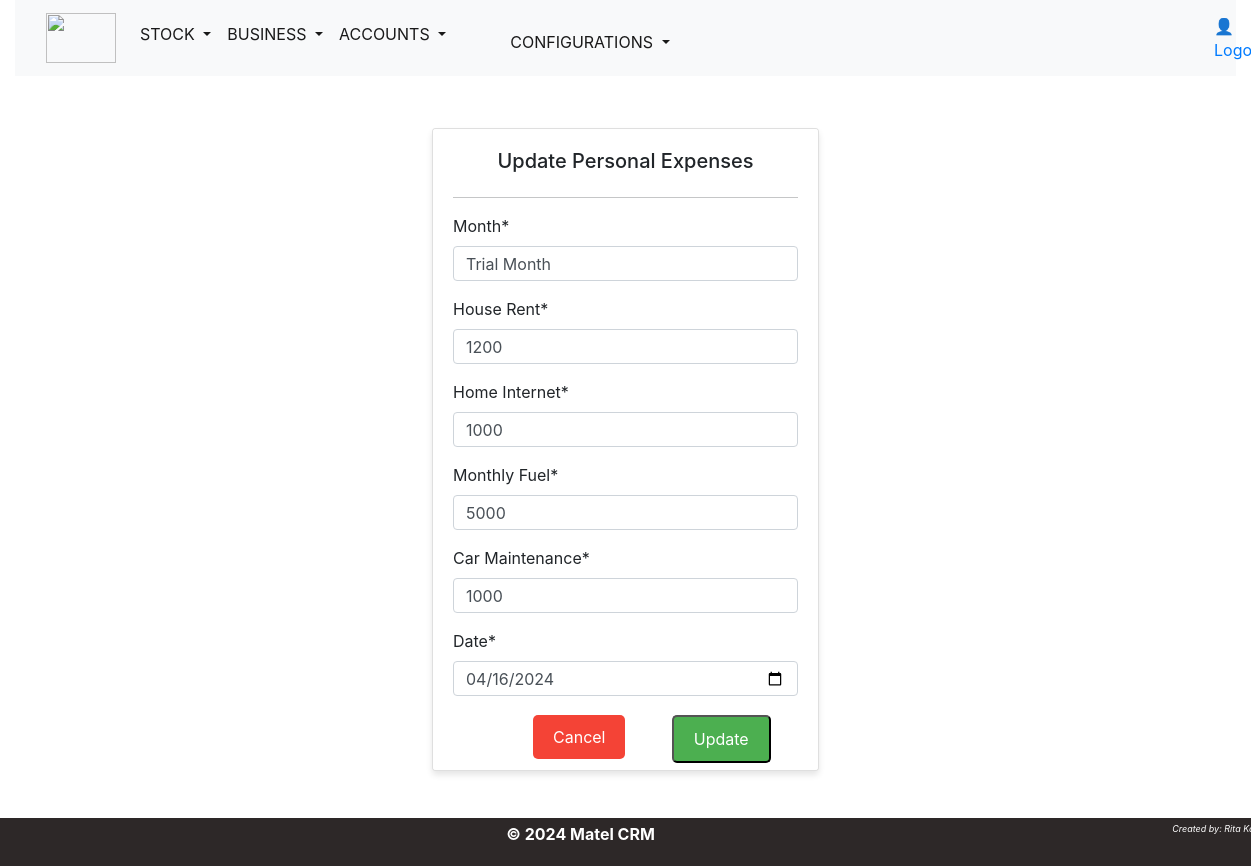
Page /updatepersonalexpense/4/ (signed in) on the committed database.
### matel/models.py (models this page shows, shortened)
class PersonalExpenses(models.Model):
    month=models.CharField(max_length=50)
    houserent=models.PositiveIntegerField(default=0)
    homeinternet=models.PositiveIntegerField(default=0)
    monthlyfuel=models.PositiveIntegerField(default=0)
    carmaintenance=models.PositiveIntegerField(default=0)
    date=models.DateField(default=timezone.now)
    totalcost=models.PositiveIntegerField(default='0')

### matel/views.py (the view)
# urls.py: path('updatepersonalexpense/<int:id>/',views.update_personalexpense, name='updatepersonalexpense'),
@login_required(login_url='auth_app:login')
def update_personalexpense(request,id):
    expenseslist=get_object_or_404(PersonalExpenses, id=id)
    if request.method == 'POST':
        form=UpdatePersonalExpenseForm(request.POST, instance=expenseslist)
        if form.is_valid():
            form.save()
            messages.success(request, f'Expense updated successfully')
            return redirect('matel:officeexpenseslist')
    else:
        form=UpdatePersonalExpenseForm(instance=expenseslist)
    context={
        'form':form,
        }
    template='matel/expenses/updatepersonalexpense.html'
    return render(request,template,context)

### matel/forms.py
class UpdatePersonalExpenseForm(forms.ModelForm):
    month=forms.CharField(label='Month',widget=forms.TextInput(attrs={'class': 'form-control', 'rows': 1}),required=True)
    houserent =forms.CharField(label='House Rent',widget=forms.TextInput(attrs={'class': 'form-control', 'rows': 1}),required=True)
    homeinternet=forms.CharField(label='Home Internet',widget=forms.TextInput(attrs={'class': 'form-control', 'rows': 1}),required=True)
    monthlyfuel=forms.CharField(label='Monthly Fuel',widget=forms.TextInput(attrs={'class': 'form-control', 'rows': 1}),required=True)
    carmaintenance=forms.CharField(label='Car Maintenance',widget=forms.TextInput(attrs={'class': 'form-control', 'rows': 1}))
    date=forms.DateTimeField(label='Date',widget=DateInput)
    class Meta:
        model=PersonalExpenses
        fields=('month','houserent','homeinternet','monthlyfuel','carmaintenance','date')

### matel/templates/matel/expenses/updatepersonalexpense.html (shortened to what this page needs)
{% extends 'base.html' %}
{% load crispy_forms_tags %}
{% block content %}
<div class="row" style="margin-top: 2em;">
  <div class="col-md-4"></div>
  <div class="col-md-4">
   <div class="card card-body">
     <h5><center>Update Personal Expenses</center></h5>
     <hr>
     <form method="POST">
         {{ form|crispy }}
         <div class="row">
           <div class="col-md-5"><a class="button button-cancel-make"href="{% url  'matel:personalexpenseslist' %}">Cancel</a></div>
           <div class="col-md-2"></div>
           <div class="col-md-5"><button type="submit" class="button button-add"href="{% url  'matel:personalexpenseslist' %}">Update</button></div>
         </div>
       </div>
   </div>
  </div>
</div>
  {% endblock %}

### assets/css/main.css (style rules this page uses)
body { font-family: "Helvetica", Sans-Serif; background-color: lavenderblush; color: #333; margin: 0; padding: 0; height: 80%; }
@media screen and (min-width: 901px) { body { font-size: 18px; } }

### assets/css/inventory.css (style rules this page uses)
body { margin: 0; font-family: 'Arial', sans-serif; background-image: url('/assets/images/background.jpg'); background-size: cover; background-position: fill; background-repeat: no-repeat; height: 100vh; }
.button { display: inline-block; padding: 10px 20px; font-size: 16px; text-align: center; text-decoration: none; cursor: pointer; border-radius: 5px; transition: background-color 0.3s; margin-top: 3px; }
.button-add { background-color: #4CAF50; color: white; }
.button-cancel-make { background-color: #f44336; color: white; margin-left: 5em; }
.card { margin-top: 20px; background-color: #f8f9fa; padding: 20px; border-radius: 5px; box-shadow: 0 4px 6px rgba(0, 0, 0, 0.1); height: calc(80vh - 50px); overflow-y: auto; }
.card-body form .form-control { height: 35px; margin-bottom: 10px; }

### rows in the picture
PersonalExpenses: month "Trial Month", houserent "1200", homeinternet "1000", monthlyfuel "5000", carmaintenance "1000", date "04/16/2024"
